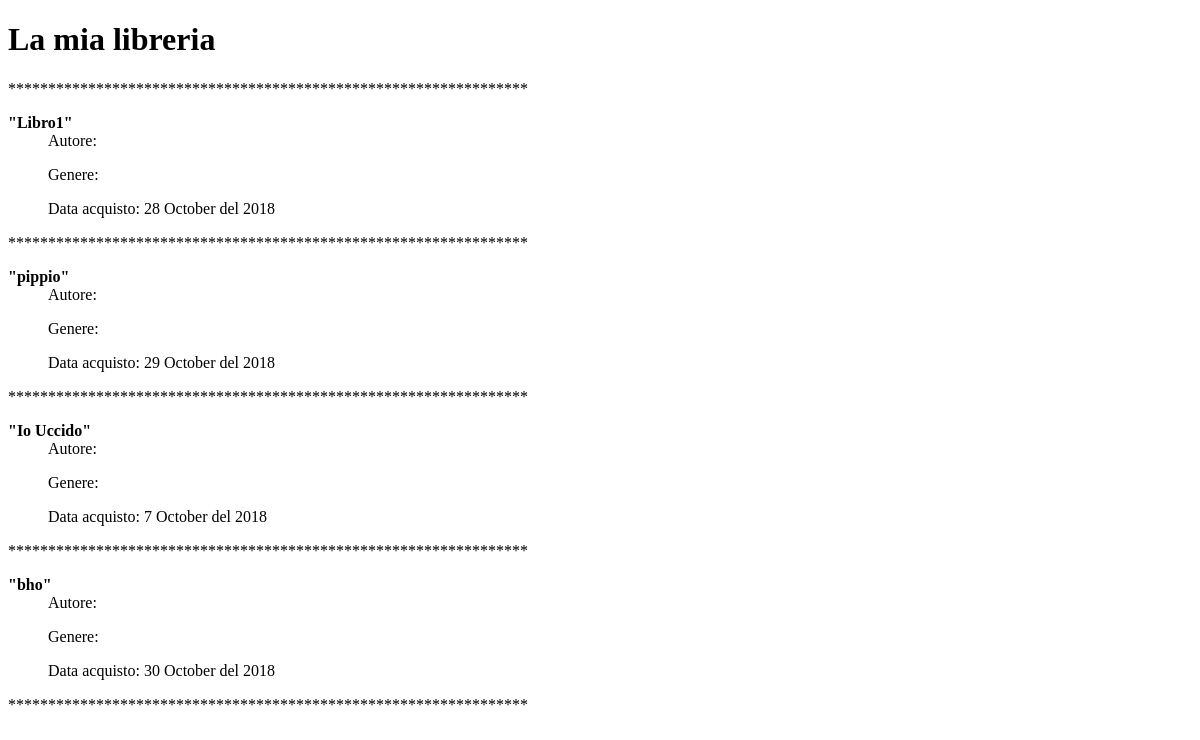
Page /libri/ on the earlier database version.
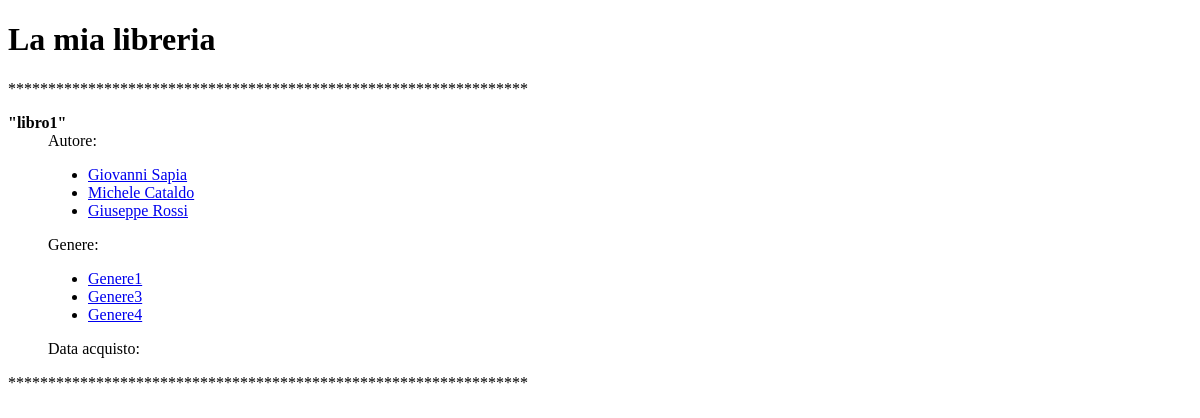
Same page on the later database version.
### libreria/models.py (models this page shows, shortened)
class Libro(models.Model):
    nome = models.CharField(max_length=50, null=True, name="Nome")
    autore = models.ManyToManyField(Autore, name="autore")
    genere = models.ManyToManyField(Genere, name="genere")
    dataPubblicazione = models.DateField(null=True, name="Data")
    dataAcquisto = models.DateField(null=True, name="Data_acquisto")
    class Meta:
        verbose_name_plural = "Libro"

class Autore(models.Model):
    nome = models.CharField(max_length=50, null=True, name="Nome")
    cognome = models.CharField(max_length=50, null=True, name="Cognome")
    class Meta:
        verbose_name_plural = "Autore"
    def __unicode__(self):
        return self.Nome + " " + self.Cognome

class Genere(models.Model):
    nome = models.CharField(max_length=50, null=True, name="Nome")
    descrizione = models.CharField(max_length=50, null=True, name="Descrizione")
    class Meta:
        verbose_name_plural = "Genere"
    def __unicode__(self):
        return self.Nome

### libreria/views.py (the view)
# urls.py: url(r'^libri/$', Lv.tuttiLibri),
def tuttiLibri(request):
    return render_to_response("libri.html", {
        'libri': Libro.objects.all()
    })

### libreria/templates/libri.html (shortened to what this page needs)
{% extends "base.html" %}
{% block content %}
    {% if autore %}
        <h1>Autore: {{autore}}</h1>
    {% elif genere %}
        <h1>Genere: {{genere}}</h1>
    {% else %}
        <h1>La mia libreria</h1>
    {% endif %}
    <p>*****************************************************************</p>
    <dl>
    {% for libro in libri %}
        <dt><strong>"{{ libro.Nome }}"</strong></dt>
            <dd>Autore:
                <ul>
                    {% for autori in libro.autore.all %}
                        <li><a href="autori/{{autori.id}}">{{ autori }}</a></li>
                    {% endfor %}
                </ul>
            </dd>
            <dd>Genere:
                <ul>
                    {% for genere in libro.genere.all %}
                        <li><a href="genere/{{generi.id}}">{{ genere }}</a></li>
                    {% endfor %}
                </ul>
            </dd>
            <dd>Data acquisto: {{libro.Data_acquisto|date:"j F \d\e\l Y"}}</dd>
            <p>*****************************************************************</p>
    {% endfor %}
    </dl>
{% endblock %}

### libreria/templates/base.html (shortened to what this page needs)
<!DOCTYPE html>
<html lang="en">
<head>
</head>
<body>
    <div id="content">{% block content %}{% endblock %}</div>
</body>
</html>

Differences in the rows shown:
removed Libro: Nome "Libro1", Data_acquisto "28 October del 2018"
removed Libro: Nome "pippio", Data_acquisto "29 October del 2018"
removed Libro: Nome "Io Uccido", Data_acquisto "7 October del 2018"
removed Libro: Nome "bho", Data_acquisto "30 October del 2018"
added Libro: Nome "libro1"
added Autore: Nome+Cognome "Giovanni Sapia"
added Autore: Nome+Cognome "Michele Cataldo"
added Autore: Nome+Cognome "Giuseppe Rossi"
added Genere: Nome "Genere1"
added Genere: Nome "Genere3"
added Genere: Nome "Genere4"
